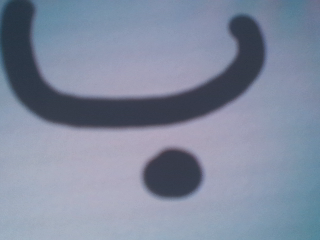
%> input picture captured.png, 320 x 240 px
$ octave --eval "test;"   (GNU Octave 9; MATLAB toolbox functions it lacks are replaced by stand-ins)
%> lines starting %> are read from the running program, lines starting %| are printed output that depends on the picture; in (x1, y1, x2, y2) boxes, pixels count from 0 and x2, y2 are one past the last pixel; in counts of white or black regions, pixels touching at a corner belong together; the program's own positions count from 1
function test

clc;
I = rgb2gray(imread('captured.png'));
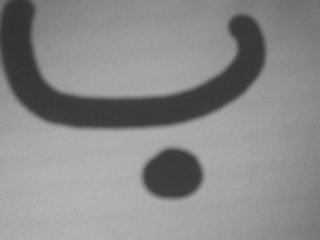
%> I: size 240x320 uint8; min 49, max 181, mean 137.6
threshold = graythresh(I);
%> threshold = 0.427
B =~imbinarize(I,0.35);
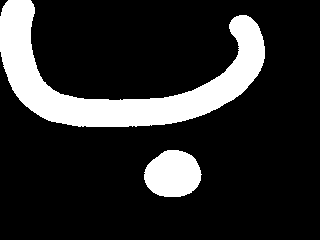
%> B: size 240x320 logical; 16.9% white; 2 white regions, box (x1, y1, x2, y2) and area: (0, 0, 265, 127) 10896, (144, 150, 202, 197) 2116
C = bwareaopen(B,200);
Iedge = edge(uint8(C));
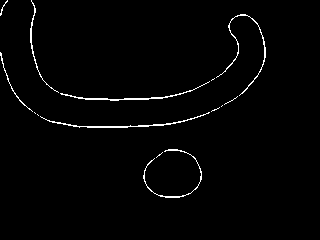
%> Iedge: size 240x320 logical; 1.6% white in thin lines or dots, all inside (x1, y1, x2, y2) = (0, 0, 266, 198)

se = strel('square',3);
Iedge2 = imdilate(Iedge, se);
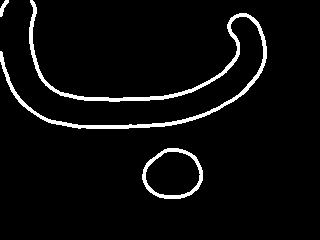
%> Iedge2: size 240x320 logical; 4.6% white; 3 white regions, box (x1, y1, x2, y2) and area: (0, 0, 267, 129) 2807, (142, 148, 203, 199) 627, (0, 0, 9, 17) 67

Ifill = imfill(Iedge2,'holes');
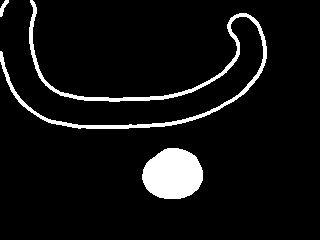
%> Ifill: size 240x320 logical; 6.9% white; 3 white regions, box (x1, y1, x2, y2) and area: (0, 0, 267, 129) 2807, (142, 148, 203, 199) 2437, (0, 0, 9, 17) 67

imwrite(~Ifill, 'inigambar.bmp');

RGB = imread('inigambar.bmp');

% [6 lines of commented-out code are left out]
J = imresize(RGB, [150 150]);
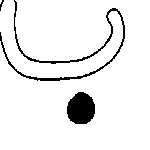
%> J: size 150x150 logical; 93.1% white; 3 black regions (1 under 20 px), largest, box (x1, y1, x2, y2) and area: (0, 0, 125, 81) 819, (67, 92, 95, 124) 710
%[X,map] = rgb2ind(J, 256);
%imwrite(X,map,'captured_hasil.bmp');
%imshow(imread('captured_hasil.bmp'));
imshow(J);
a=im2double(J);
b=reshape(a,1,22500);
c=b';
contoh=c;
global net;
%> (the run ends here)
